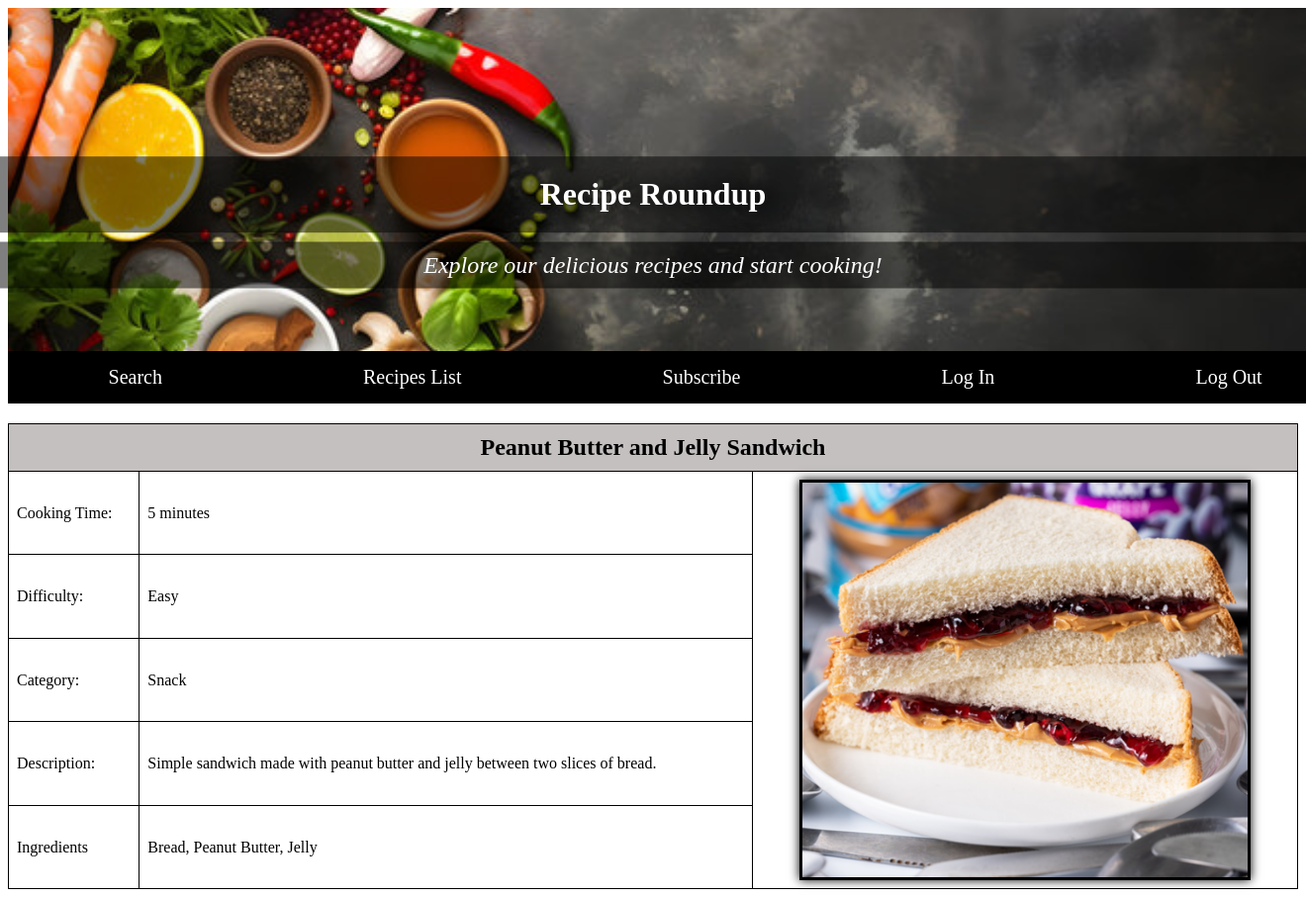
/recipe/2/ (signed in), run on the app's committed database.
### recipes/models.py (models this page shows, shortened)
class Recipe(models.Model):
    name = models.CharField(max_length=100)
    description = models.TextField()
    cooking_time = models.IntegerField()
    ingredients = models.TextField()
    difficulty_level_choices = (
        ('easy', 'Easy'),
        ('medium', 'Medium'),
        ('hard', 'Hard'),
    )
    difficulty_level = models.CharField(max_length=10, choices=difficulty_level_choices)
    pic = models.ImageField(upload_to='recipes', default='no_image.jpg')
    category_choices = (
        ('breakfast', 'Breakfast'),
        ('lunch', 'Lunch'),
        ('dinner', 'Dinner'),
        ('snack', 'Snack'),
        ('dessert', 'Dessert'),
    )
    category = models.CharField(max_length=10, choices=category_choices, default='lunch')

### recipes/views.py (the view)
# urls.py: path('recipe/<int:recipe_id>/', views.recipe_details, name='recipe_details'),
@login_required
def recipe_details(request, recipe_id):
    recipe = Recipe.objects.get(pk=recipe_id)
    return render(request, 'recipes/recipe_details.html', {'recipe': recipe})

### recipes/templates/recipes/recipe_details.html (shortened to what this page needs)
{% load static %}
<!DOCTYPE html>
<html lang="en">
<head>
  <link rel="stylesheet" type="text/css" href="{% static 'recipes/styles.css' %}">
</head>
<body>
  <div class="container">
    <img src="{% static 'recipes/images/Ingredientbanner.jpg' %}" alt="ingredients">
    <h1>Recipe Roundup</h1>
    <p class="description">Explore our delicious recipes and start cooking!</p>
    <div class="banner">
      <a href="#">Search</a>
      <a href="{% url 'recipes:recipes_list' %}">Recipes List</a>
      <a href="#">Subscribe</a>
      <a href="{% url 'login' %}">Log In</a>
      <a href="{% url 'logout' %}">Log Out</a>
    </div>
  </div>
  <table>
    <tr>
      <th colspan="3">{{ recipe.name }}</th>
    </tr>
    <tr>
      <td>
        <p>Cooking Time:</p>
      </td>
      <td>
        <p>{{ recipe.cooking_time }} minutes</p>
      </td>
      <td rowspan="6">
        <img src="{{ recipe.pic.url }}" alt="{{ recipe.name }}">
      </td>
    </tr>
    <tr>
      <td>
        <p>Difficulty:</p>
      </td>
      <td>
        <p>{{ recipe.get_difficulty_level_display }}</p>
      </td>
    </tr>
    <tr>
      <td>
        <p>Category:</p>
      </td>
      <td>
        <p>{{ recipe.get_category_display }}</p>
      </td>
    </tr>
    <tr>
      <td>
        <p>Description:</p>
      </td>
      <td>
        <p>{{ recipe.description }}</p>
      </td>
    </tr>
    <tr>
      <td>
        <p>Ingredients</p>
      </td>
      <td>
        <p>{{ recipe.ingredients }}</p>
      </td>
    </tr>
  </table>
</body>
</html>

### recipes/static/recipes/styles.css (style rules this page uses)
.container { position: relative; width: 100%; height: 400px; }
img { width: 110%; height: 100%; object-fit: cover; }
h1 { position: absolute; top: 40%; left: 50%; transform: translate(-50%, -40%); color: white; font-size: 2em; text-align: center; width: 100%; margin: 5; padding: 20px; background-color: rgba(0, 0, 0, 0.5); text-shadow: 10px 0 20px black; }
.description { position: absolute; top: 65%; left: 50%; transform: translate(-50%, -50%); color: white; font-style: italic; font-size: 1.5em; text-align: center; width: 105%; margin: 0; padding: 10px; background-color: rgba(0, 0, 0, 0.5); text-shadow: 10px 0 40px black; }
.banner { position: absolute; bottom: 0; left: 0; width: 105%; background-color: #000; padding: 10px 0; display: flex; justify-content: space-around; align-items: center; }
.banner a { color: white; text-decoration: none; padding: 5px 10px; font-size: 20px; }
table { width: 100%; border: 1px solid black; border-collapse: collapse; margin-top: 20px; }
th, td { border: 1px solid #000; padding: 8px; }
th { background-color: #f2f2f2; font-weight: bold; }
th[colspan="3"] { text-align: center; font-size: 1.5em; padding: 10px; background-color: #c5c0c0; }
td img { max-width: 450px; height: auto; display: block; margin: 0 auto; border: 3px solid black; box-shadow: 0 0 10px black; }

### data on the page
Recipe: name "Peanut Butter and Jelly Sandwich", cooking_time "5", pic (picture), difficulty_level "Easy", category "Snack", description "Simple sandwich made with peanut butter and jelly between two slices of bread.", ingredients "Bread, Peanut Butter, Jelly"
